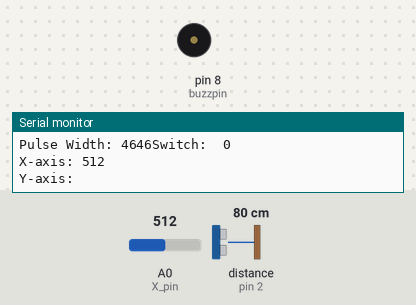
Simulated run of this sketch. Board: Arduino Uno, built with avr-gcc and run on an emulated ATmega328P. Parts: buzzer (waves = sounding, pin HIGH), the last lines printed to the serial monitor. Wiring (inferred from the names in the program): ultrasonic range finder: trigger pin 4; echo pin 2. The inputs (shaded band) are chosen by the test bench; at power-on: distance to the obstacle (sensor on pin 2) 80 cm, A0 (X_pin) = 512. The echo pulse lasts 58.3 µs per cm; pins used as bus, display or sensor lines are not drawn.

Above: at 1.2 s.
1.3 s: distance to the obstacle (sensor on pin 2) set to 47 cm
3.1 s: distance to the obstacle (sensor on pin 2) set to 40 cm
At 4.6 s:
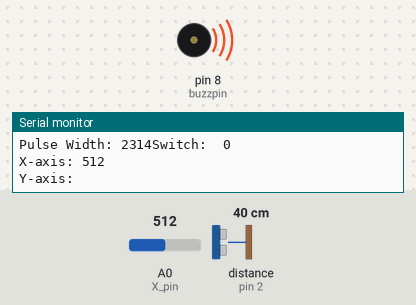
5.2 s: distance to the obstacle (sensor on pin 2) set to 60 cm
At 6.6 s:
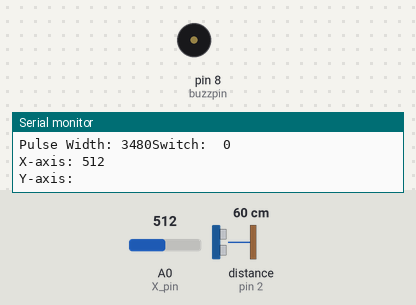
8.4 s: distance to the obstacle (sensor on pin 2) set to 2 cm
At 9.6 s:
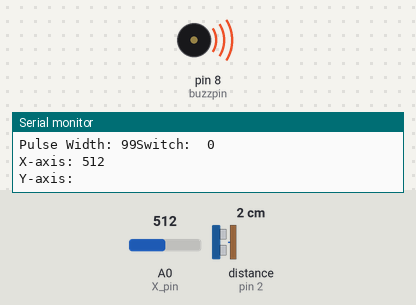
10.0 s: A0 (X_pin) set to 109
13.2 s: A0 (X_pin) set to 90
At 14.6 s:
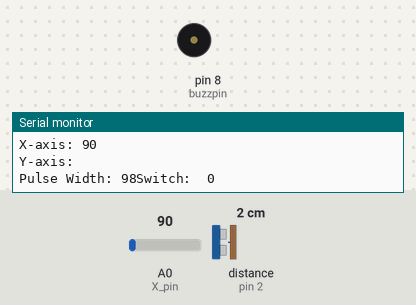
Timing chart, 0 to 16.2 s (numbered marks = the images above; inputs shaded):
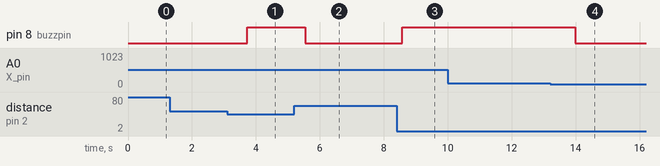

The sketch:

ultrasonicCane.ino
```cpp
#define sensorTrigPin    4
#define sensorEchoPin    2
int buzzpin = 8;
//int buttonApin = 9;
//int buttonBpin = 10;
const int SW_pin = 2;
const int X_pin = 0;

void setup()
{
  Serial.begin(9600);
  pinMode(sensorTrigPin, OUTPUT);
  pinMode(sensorEchoPin, INPUT);
  pinMode(buzzpin, OUTPUT);
  pinMode(SW_pin, INPUT);
  digitalWrite(SW_pin, HIGH);
}

int on = 2;
void loop()
{
  int pulseWidth = 0;

  digitalWrite(sensorTrigPin, HIGH);
  delayMicroseconds(10);
  digitalWrite(sensorTrigPin, LOW);

  pulseWidth = pulseIn(sensorEchoPin, HIGH);

  Serial.print("\nPulse Width: ");
  Serial.print(pulseWidth);
  delay(100);

  if (pulseWidth < 2500 && on == 1) {
    digitalWrite(buzzpin, HIGH);
    delay(1);
  } else {
    digitalWrite(buzzpin, LOW);
  }

  if (analogRead(X_pin) > 500){
    on = 1;
  } else if (analogRead(X_pin) < 100) {
    on = 0;
  }
  Serial.print("Switch:  ");
  Serial.print(digitalRead(SW_pin));
  Serial.print("\n");
  Serial.print("X-axis: ");
  Serial.print(analogRead(X_pin));
  Serial.print("\n");
  Serial.print("Y-axis: ");
  Serial.print("\n\n");
  delay(500);
}
```

Measured:
- the behaviour switches between 44 and 43 cm on distance to the obstacle (sensor on pin 2) (found by bisection; images 0 and 1)
- the behaviour switches between 100 and 99 on A0 (X_pin) (found by bisection; images 3 and 4)
- after the input at 3.1 s, pin 8 (buzzpin): LOW → HIGH after 0.63 s
- after the input at 5.2 s, pin 8 (buzzpin): HIGH → LOW after 0.35 s
- after the input at 8.4 s, pin 8 (buzzpin): LOW → HIGH after 0.17 s
- after the input at 13.2 s, pin 8 (buzzpin): HIGH → LOW after 0.79 s
